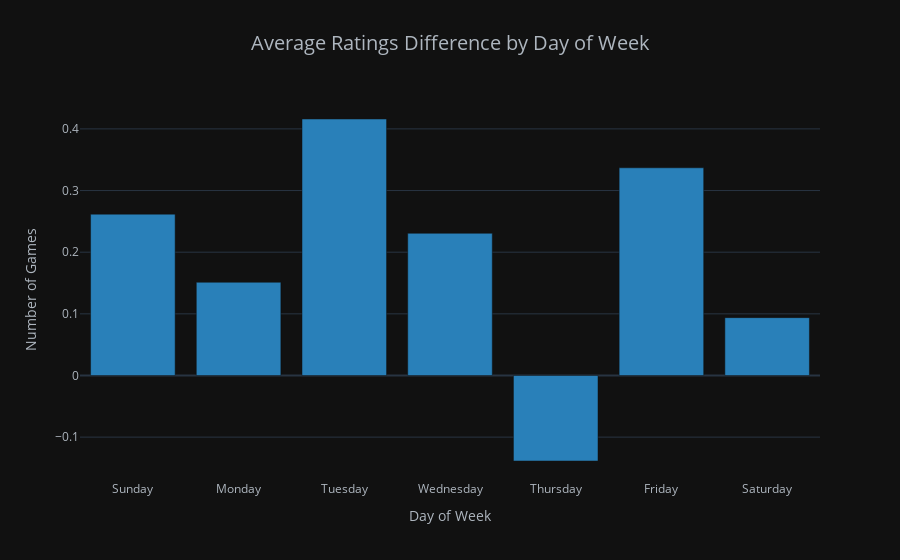

Notebook source saved alongside this figure:
### Markdown cell above
### Average Rating Difference by Day of Week

### Code cell
mask_standard = df['variant'] == 'Standard'
mask_rated = df['game_type'] == 'Rated'
mask_bullet = df['chess_type'] == 'Bullet'
mask_blitz = df['chess_type'] == 'Blitz'
mask_rapid = df['chess_type'] == 'Rapid'

df_standard_rated = df[mask_standard & mask_rated]
df_bbr = df_standard_rated[mask_bullet | mask_blitz | mask_rapid]

pivot_table = pd.pivot_table(df_bbr, index='day_of_week', values = ['rating_gained','rating_lost'], aggfunc='mean')

day_order = ['Sunday','Monday', 'Tuesday', 'Wednesday', 'Thursday', 'Friday', 'Saturday']
pivot_table = pivot_table.reindex(day_order)
pivot_table['rating_diff'] = pivot_table['rating_gained'] - pivot_table['rating_lost']
days_of_week = pivot_table.index

fig = px.bar(pivot_table,x=days_of_week,y='rating_diff',color_discrete_sequence=[blue],
             title="Average Ratings Difference by Day of Week" ,barmode ='group')
fig.update_layout(font_color = '#AEB6BF',title_x = 0.5,title_font_size = 20,
                  xaxis_title = 'Day of Week',yaxis_title = 'Number of Games')
fig.show()

### Figure 1 — Plotly figure (JSON) as saved in the notebook; plotly's stock layout.template omitted (floating-point values rounded to 4 significant figures)
{"data": [{"alignmentgroup": "True", "hovertemplate": "day_of_week=%{x}<br>rating_diff=%{y}<extra></extra>", "legendgroup": "", "marker": {"color": "#2980B9", "pattern": {"shape": ""}}, "name": "", "offsetgroup": "", "orientation": "v", "showlegend": false, "textposition": "auto", "type": "bar", "x": ["Sunday", "Monday", "Tuesday", "Wednesday", "Thursday", "Friday", "Saturday"], "xaxis": "x", "y": [0.2617, 0.1513, 0.4161, 0.2307, -0.1387, 0.3369, 0.09386], "yaxis": "y"}], "layout": {"barmode": "group", "font": {"color": "#AEB6BF"}, "legend": {"tracegroupgap": 0}, "title": {"font": {"size": 20}, "text": "Average Ratings Difference by Day of Week", "x": 0.5}, "xaxis": {"anchor": "y", "domain": [0, 1], "title": {"text": "Day of Week"}}, "yaxis": {"anchor": "x", "domain": [0, 1], "title": {"text": "Number of Games"}}}}
